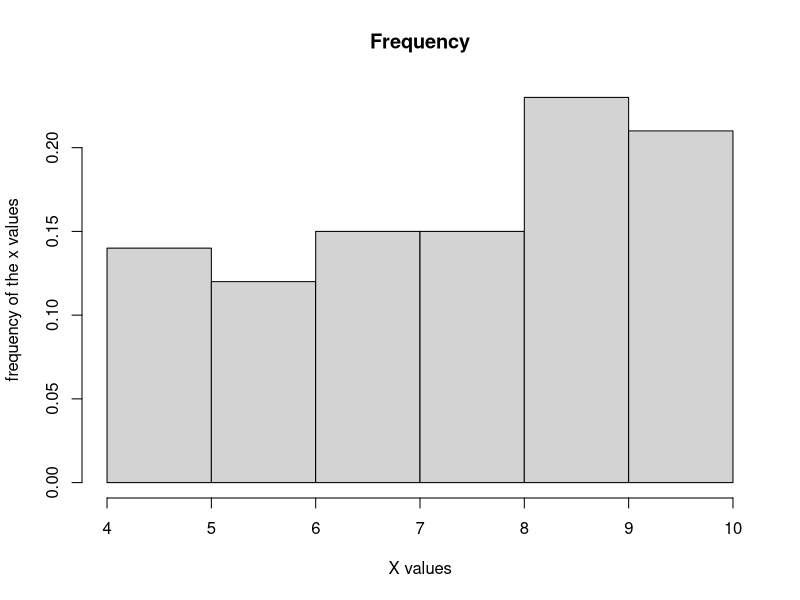
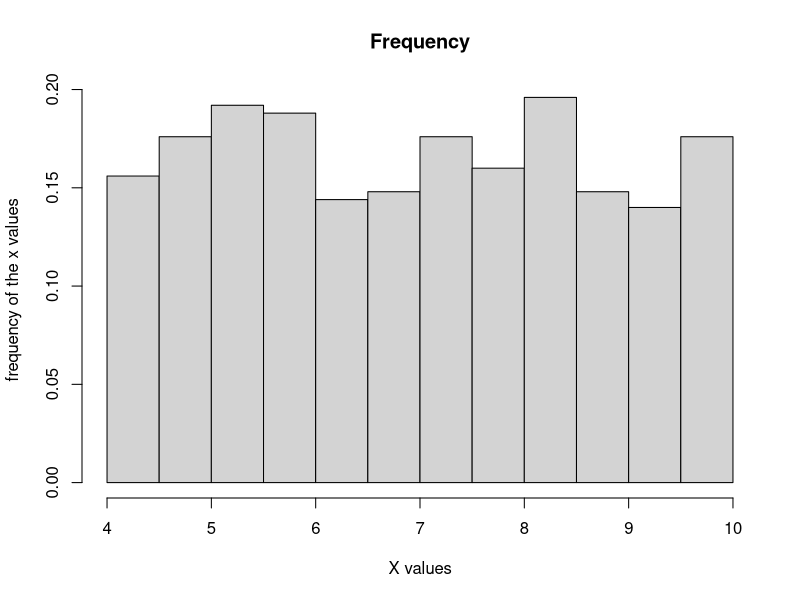
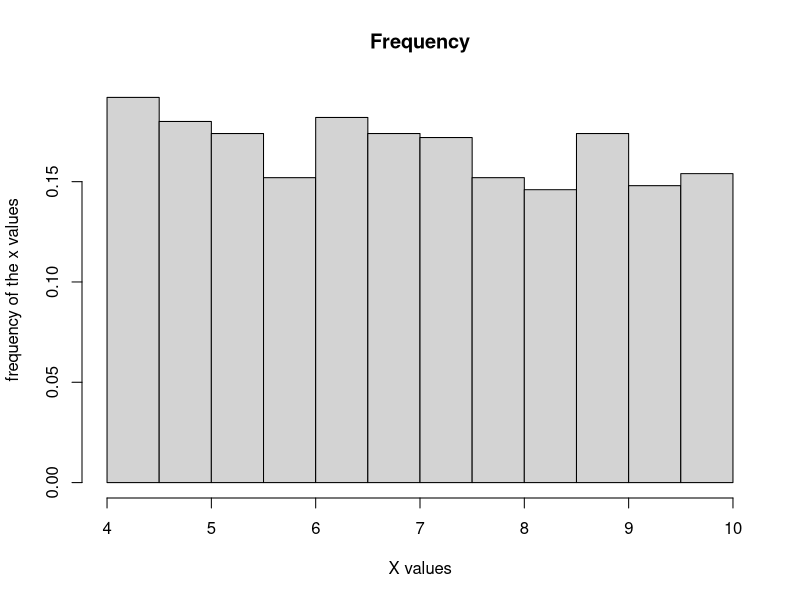
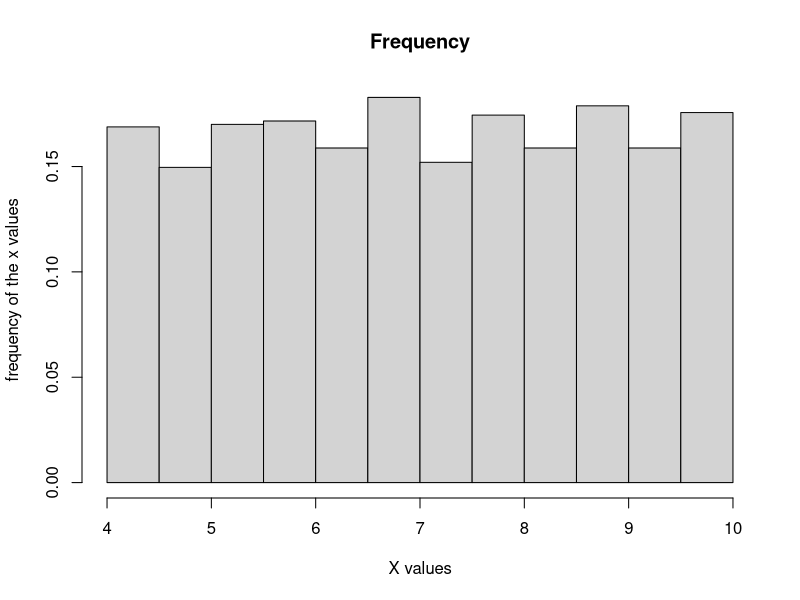
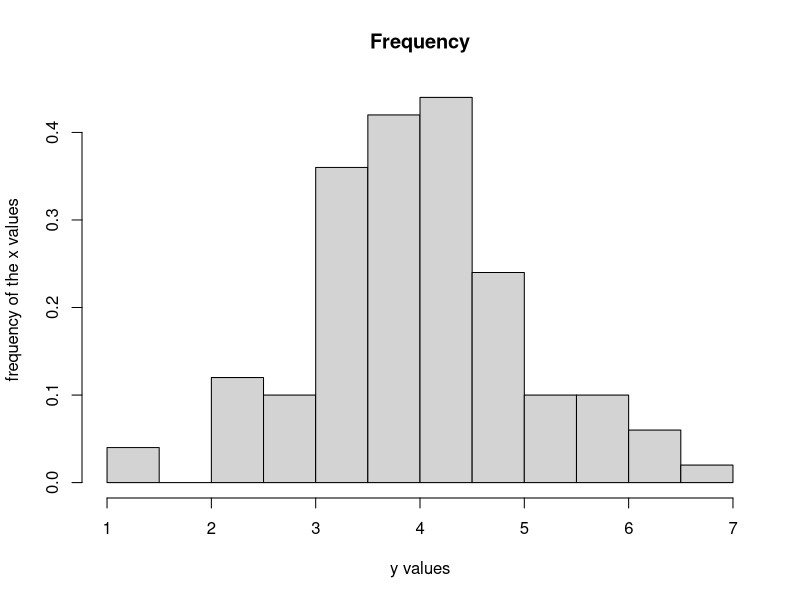
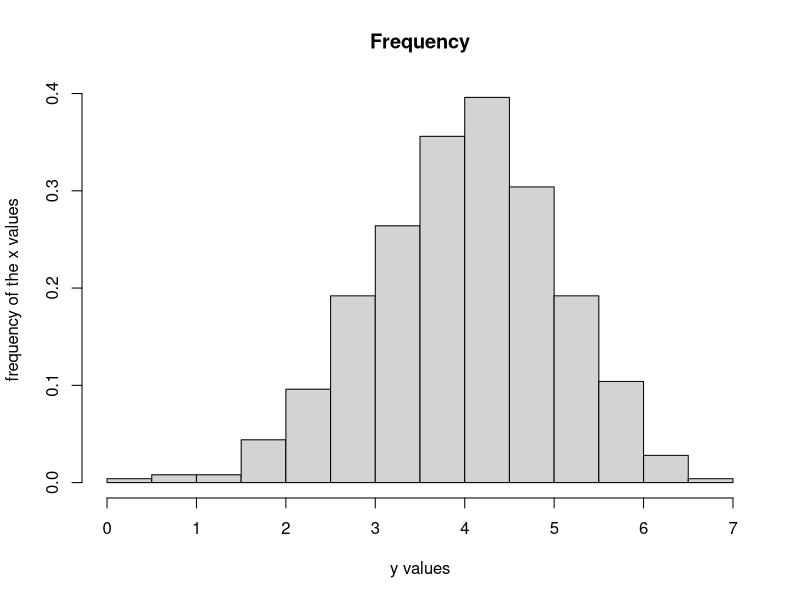
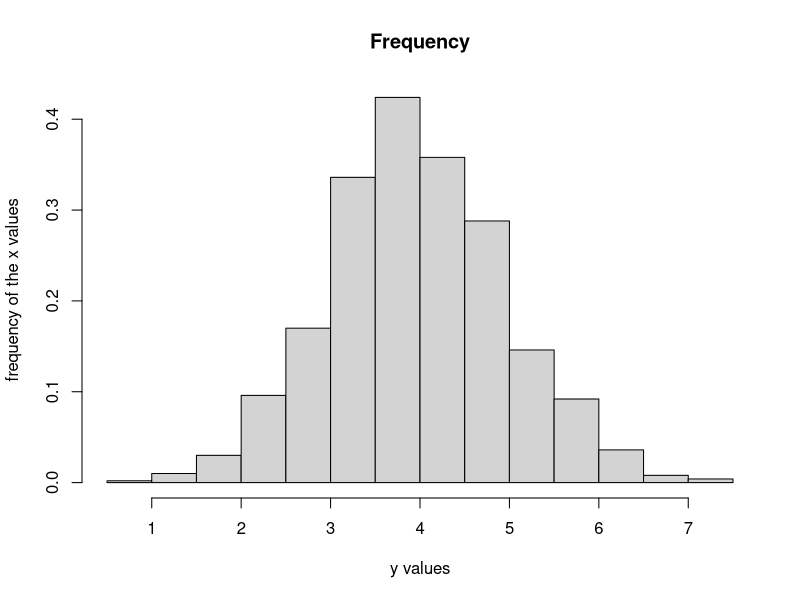
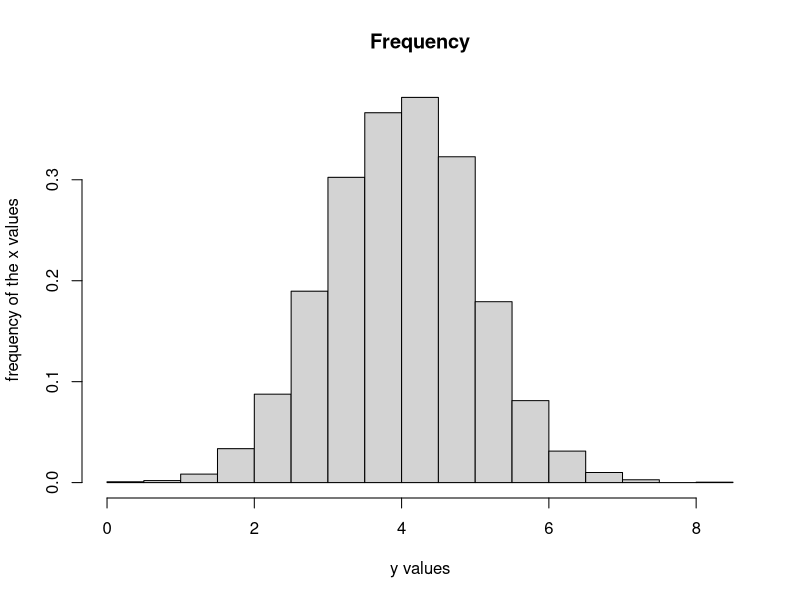

Generate these figures, in order, with R:

#Used a nice little histogram
x<-(runif(100,4, 10))
x

hist(x, xlab="X values", ylab="frequency of the x values", main="Frequency", probability = TRUE)

x<-(runif(500,4, 10))
x

hist(x, xlab="X values", ylab="frequency of the x values", main="Frequency", probability = TRUE)


x<-(runif(1000,4, 10))
x

hist(x, xlab="X values", ylab="frequency of the x values", main="Frequency", probability = TRUE)


x<-(runif(5000,4, 10))
x

hist(x, xlab="X values", ylab="frequency of the x values", main="Frequency", probability = TRUE)


#Used the standard normal curve
y<-rnorm(100, 4, 1)
hist(y, xlab="y values", ylab="frequency of the x values", main="Frequency", probability = TRUE)

y<-rnorm(500, 4, 1)
hist(y, xlab="y values", ylab="frequency of the x values", main="Frequency", probability = TRUE)

y<-rnorm(1000, 4, 1)
hist(y, xlab="y values", ylab="frequency of the x values", main="Frequency", probability = TRUE)

y<-rnorm(5000, 4, 1)
hist(y, xlab="y values", ylab="frequency of the x values", main="Frequency", probability = TRUE)

y<-rnorm(10000, 4, 1)
hist(y, xlab="y values", ylab="frequency of the x values", main="Frequency", probability = TRUE)

##Used the exponent function
z<-rexp(100,0.5)

hist(z, xlab = "Z values", ylab="Frequency of the z values", main="Frequency", probability= TRUE)

z<-rexp(500,0.5)
hist(z, xlab = "Z values", ylab="Frequency of the z values", main="Frequency", probability= TRUE)

z<-rexp(1000,0.5)
hist(z, xlab = "Z values", ylab="Frequency of the z values", main="Frequency", probability= TRUE)

z<-rexp(5000,0.5)
hist(z, xlab = "Z values", ylab="Frequency of the z values", main="Frequency", probability= TRUE)


means_exp<- c()

#will work with teb thousand samples for this case when n = 1
for (i in 1:10000){
 means_exp[i] = mean(rexp(1, 0.5))
}
#plots the graph
hist(means_exp)

means_exp<- c()

#will work with ten thousand samples for this case when n = 10
for (i in 1:10000){
  means_exp[i] = mean(rexp(10, 0.5))
}
#plots the graph
hist(means_exp)

#will work with ten thousand samples for this case when n = 30
for (i in 1:10000){
  means_exp[i] = mean(rexp(30, 0.5))
}
#plots the graph
hist(means_exp)

#will work with ten thousand samples for this case when n = 100
for (i in 1:10000){
  means_exp[i] = mean(rexp(100, 0.5))
}
#plots the graph
hist(means_exp)

#will work with ten thousand samples for this case when n = 1
for (i in 1:10000){
  means_exp[i] = mean(runif(1, 4, 10))
}
#plots the graph
hist(means_exp)

#will work with ten thousand samples for this case when n = 10
for (i in 1:10000){
  means_exp[i] = mean(runif(10, 4, 10))
}
#plots the graph
hist(means_exp)

#will work with ten thousand samples for this case when n = 30
for (i in 1:10000){
  means_exp[i] = mean(runif(30,4, 10))
}
#plots the graph
hist(means_exp)

#will work with ten thousand samples for this case when n = 100
for (i in 1:10000){
  means_exp[i] = mean(runif(100, 4, 10))
}
#plots the graph
hist(means_exp)


#will work with ten thousand samples for this case when n = 1
for (i in 1:10000){
  means_exp[i] = mean(rnorm(1 ,5, 2))
}
#plots the graph
hist(means_exp)

#will work with ten thousand samples for this case when n = 10
for (i in 1:10000){
  means_exp[i] = mean(rnorm(10 ,5, 2))
}
#plots the graph
hist(means_exp)

#will work with ten thousand samples for this case when n = 30
for (i in 1:10000){
  means_exp[i] = mean(rnorm(30 ,5, 2))
}
#plots the graph
hist(means_exp)

#will work with ten thousand samples for this case when n = 100
for (i in 1:10000){
  means_exp[i] = mean(rnorm(100 ,5, 2))
}
#plots the graph
hist(means_exp)


